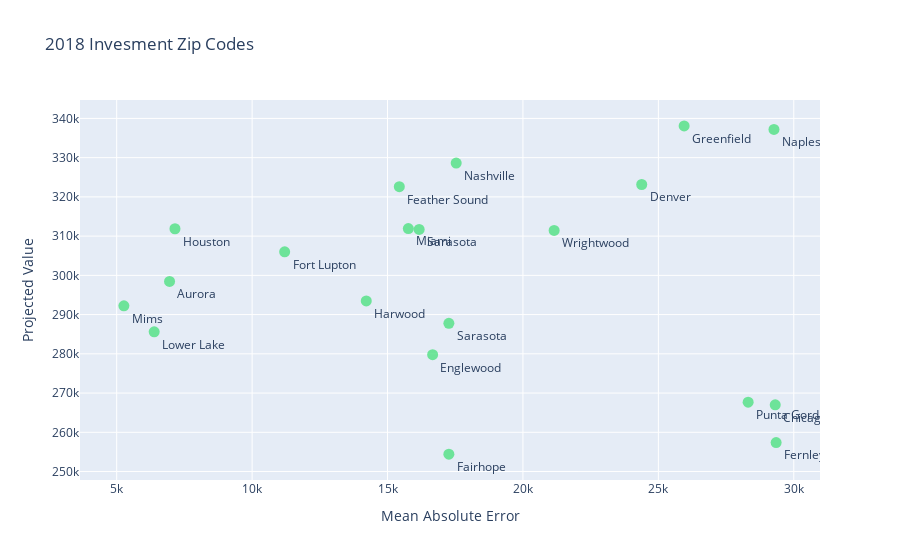

Notebook code for this chart:
### Code cell
df = unpickled_df2.head(20)
display = go.Scatter(
    x = df['MAE'],
    y = df['yhat'],
    text = df['City'],
    hoverinfo = 'text',
    mode = 'markers+text',
    name = 'df',
    marker = dict(size = 11,
                  color = 'rgba(76, 224, 128, 0.79)'),
    textposition='bottom right'
)

layout = go.Layout(
    title='2018 Invesment Zip Codes',
    xaxis={'title':'Mean Absolute Error'}, 
    yaxis={'title':'Projected Value'},
)
data=[display]
fig = go.Figure(data=data, layout=layout)
iplot(fig, filename='hover-chart-basic')

### Figure 1 — Plotly figure (JSON) as saved in the notebook; plotly's stock layout.template omitted (floating-point values rounded to 4 significant figures)
{"data": [{"hoverinfo": "text", "marker": {"color": "rgba(76, 224, 128, 0.79)", "size": 11}, "mode": "markers+text", "name": "df", "text": ["Lower Lake", "Greenfield", "Nashville", "Mims", "Harwood", "Chicago", "Miami", "Sarasota", "Punta Gorda", "Fernley", "Naples", "Denver", "Fort Lupton", "Fairhope", "Sarasota", "Aurora", "Feather Sound", "Houston", "Wrightwood", "Englewood"], "textposition": "bottom right", "type": "scatter", "x": [6384.0, 25950.0, 17540.0, 5265.0, 14210.0, 29310.0, 15770.0, 17260.0, 28310.0, 29350.0, 29270.0, 24390.0, 11200.0, 17260.0, 16170.0, 6952.0, 15440.0, 7152.0, 21150.0, 16660.0], "y": [285600.0, 338100.0, 328600.0, 292200.0, 293500.0, 267000.0, 311900.0, 287800.0, 267700.0, 257400.0, 337200.0, 323200.0, 306000.0, 254400.0, 311700.0, 298400.0, 322600.0, 311900.0, 311500.0, 279800.0]}], "layout": {"title": {"text": "2018 Invesment Zip Codes"}, "xaxis": {"title": {"text": "Mean Absolute Error"}}, "yaxis": {"title": {"text": "Projected Value"}}}}
